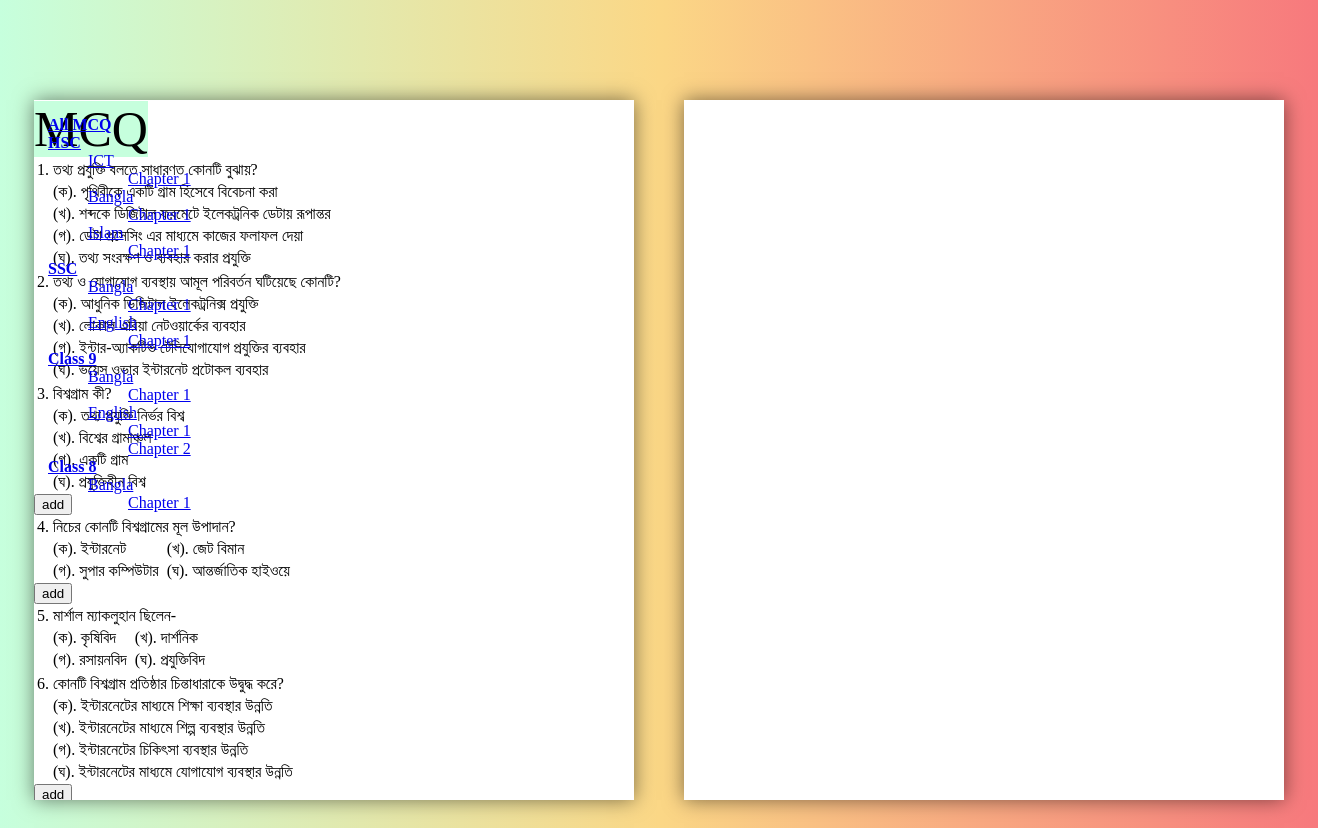
The page /subjectviewfilter/9 on the database its author committed.
### mcqapp/models.py (models this page shows, shortened)
class Class(models.Model):
    class_name=models.CharField(max_length=100)
    def __str__(self):
        return self.class_name

class Subject(models.Model):
    subject_name=models.CharField(max_length=100)
    class_name=models.ForeignKey(Class,models.CASCADE,blank=True,null=True)
    def __str__(self):
        return self.subject_name

class Chapter(models.Model):
    chapter_name=models.CharField(max_length=100,blank=True,null=True)
    subject_name=models.ForeignKey(Subject,models.CASCADE,blank=True,null=True)
    def __str__(self):
        return self.chapter_name

class MCQ(models.Model):
    chapter_field = models.ForeignKey(Chapter, on_delete=models.CASCADE,blank=True,null=True)
    question_text = models.TextField()
    image = models.ImageField(upload_to='images/',blank=True,null=True)
    options_A = models.CharField(max_length=100)
    options_B = models.CharField(max_length=100)
    options_C = models.CharField(max_length=100)
    options_D = models.CharField(max_length=100)
    answer = models.CharField(max_length=10, choices=ANS_OPS)
    status = models.CharField(max_length=10, choices=STATUS)
    is_multiple_select = models .BooleanField(default=False)
    is_active = models.BooleanField(default=True)

### mcqapp/views.py (the view)
# urls.py: path('subjectviewfilter/<int:subject_id>', views.SubjectViewFilter, name='subjectviewfilterpage' ),
def SubjectViewFilter(request,subject_id):
    questions,question_ids=cart_handale(request)
    subject_obj=Subject.objects.filter(id=subject_id)
    mcq=[]
    for chap_obj in subject_obj:
        for mcq_ in Chapter.objects.filter(subject_name=chap_obj):
            for m in MCQ.objects.filter(chapter_field=mcq_):
                mcq.append(m)
    context = {
        "question_ids":question_ids,
        "questions":questions,
        'value':mcq,
        'classlist':Class.objects.all(),
        'subjectlist':Subject.objects.all(),
        'chapterlist':Chapter.objects.all(),
    }
    return render(request,'question_view.html', context)

### mcqapp/views.py (called while the page is built)
def cart_handale(request):
    if request.method == "GET":
        remove_mcq_id=request.GET.get("remove_mcq")
        mcq_id=request.GET.get("mcq")
        if remove_mcq_id != None and remove_mcq_id in request.session.get("cart"):
            request.session['cart'].remove(remove_mcq_id)
            request.session.save()
        if 'cart' not in request.session:
            request.session['cart'] = []
        if mcq_id != None:
            if mcq_id not in request.session.get("cart"):
                request.session['cart'].append(mcq_id)
            request.session.save()
    question_ids = request.session.get("cart")
    if question_ids != None:
        questions = MCQ.objects.filter(id__in=question_ids)
    else:
        questions=None
    return questions,question_ids

### mcqapp/templates/question_view.html (shortened to what this page needs)
<!DOCTYPE html>
<html lang="en">
<head>
</head>
<body>
<div class="nev_wrap">
    <div class="container">
        <nav>
            <ul class="mcd-menu">
                <li><a href="{% url 'homepage' %}"><strong>All MCQ</strong></a></li>
                {% for class_n in classlist %}
                <li><a href="{% url 'classviewfilterpage' class_n.id %}"><strong>{{class_n}}</strong></a>
                    <ul>
                        {% for subject in subjectlist %}
                        {% if subject.class_name == class_n %}
                        <li><a href="{% url 'subjectviewfilterpage' subject.id %}">{{subject}}</a>
                            <ul>
                                {% for chapter in chapterlist %}
                                {% if chapter.subject_name == subject %}
                                <li><a href="{% url 'chapterviewfilterpage' chapter.id %}">{{chapter}}</a></li>
                                {% endif %}
                                {% endfor %}
                            </ul>
                        </li>
                        {% endif %}
                        {% endfor %}
                    </ul>
                </li>
                {% endfor %}
        </nav>
    </div>
</div>
<div class="cq_wrap">
    <div class="cq_browse_page">
        {% for val in value %}
        {% if not val.options_A|length > 10 %}
        <form action="{% url 'homepage' %}#id_{{forloop.counter}}" method="get">
            <input type="submit" value="add">
        </form>
        <table border="0px" sellspacing="0">
            <tr>
                <td id="id_{{forloop.counter}}" valign="top">
                    {{forloop.counter}}.
                </td>
                <td colspan="4">{{val.question_text}}</td>
            </tr>
            <tr>
                <td> <br></td>
                <td> (ক). {{val.options_A}} </td>
                <td> <br></td>
                <td> (খ). {{val.options_B}}</td>
            </tr>
            <tr>
                <td> <br></td>
                <td> (গ). {{val.options_C}} </td>
                <td> <br> </td>
                <td> (ঘ). {{val.options_D}}</td>
            </tr>
        </table>
        {% else %}
        <table border="0px" sellspacing="0">
            <tr>
                <td valign="top">{{forloop.counter}}.</td>
                <td>{{val.question_text}}</td>
            </tr>
            <tr>
                <td><br></td>
                <td> (ক). {{val.options_A}} </td>
            </tr>
            <tr>
                <td><br></td>
                <td> (খ). {{val.options_B}}</td>
            </tr>
            <tr>
                <td><br></td>
                <td> (গ). {{val.options_C}} </td>
            </tr>
            <tr>
                <td><br></td>
                <td> (ঘ). {{val.options_D}}</td>
            </tr>
        </table>
        {% endif %}
        {% endfor %}
    </div>
    <div class="cq_card_page">
    </div>
</div>
</body>
</html>

### mcqapp/templates/question_view.html (style rules this page uses)
.cq_wrap { margin-top: 100px; margin-inline:auto; width:1300px; display: flex; }
.cq_browse_page , .cq_card_page { overflow-y: scroll; background: white; display: inline; margin: 0 auto; margin-bottom: 0.5cm; box-shadow: 0 0 0.5cm rgba(0, 0, 0, 0.5); height: 700px; width: 600px; column-rule: 1px solid #000000; }
.cq_browse_page::before { content: "MCQ"; background-color: #c6ffdd; height: 100px; width: 100px; font-size: 50px; }
table, figure { page-break-inside: avoid; }
.nev_wrap { position: fixed; }
.nev_wrap ul { list-style-type: none; }
body { background:linear-gradient(to right, #c6ffdd, #fbd786, #f7797d); overflow-x: hidden; }

### rows shown on the page
Class: class_name "HSC"
Subject: subject_name "ICT"
Chapter: chapter_name "Chapter 1"
Subject: subject_name "Bangla"
Chapter: chapter_name "Chapter 1"
Subject: subject_name "Islam"
Chapter: chapter_name "Chapter 1"
Class: class_name "SSC"
Subject: subject_name "Bangla"
Chapter: chapter_name "Chapter 1"
Subject: subject_name "English"
Chapter: chapter_name "Chapter 1"
Class: class_name "Class 9"
Subject: subject_name "Bangla"
Chapter: chapter_name "Chapter 1"
Subject: subject_name "English"
Chapter: chapter_name "Chapter 1"
Chapter: chapter_name "Chapter 2"
Class: class_name "Class 8"
Subject: subject_name "Bangla"
Chapter: chapter_name "Chapter 1"
MCQ: question_text "তথ্য প্রযুক্তি বলতে সাধারণত কোনটি বুঝায়?", options_A "পৃথিবীকে একটি গ্রাম হিসেবে বিবেচনা করা", options_B "শব্দকে ডিজিটাল ফরমেটে ইলেকট্রনিক ডেটায় রূপান্তর", options_C "ডেটা প্রসেসিং এর মাধ্যমে কাজের ফলাফল দেয়া", options_D "তথ্য সংরক্ষণ ও ব্যবহার করার প্রযুক্তি"
MCQ: question_text "তথ্য ও যোগাযোগ ব্যবস্থায় আমূল পরিবর্তন ঘটিয়েছে কোনটি?", options_A "আধুনিক ডিজিটাল ইলেকট্রনিক্স প্রযুক্তি", options_B "লোকাল এরিয়া নেটওয়ার্কের ব্যবহার", options_C "ইন্টার-অ্যাকটিভ টেলিযোগাযোগ প্রযুক্তির ব্যবহার", options_D "ভয়েস ওভার ইন্টারনেট প্রটোকল ব্যবহার"
MCQ: question_text "বিশ্বগ্রাম কী?", options_A "তথ্য প্রযুক্তি নির্ভর বিশ্ব", options_B "বিশ্বের গ্রামাঞ্চল", options_C "একটি গ্রাম", options_D "প্রযুক্তিহীন বিশ্ব"
MCQ: question_text "নিচের কোনটি বিশ্বগ্রামের মূল উপাদান?", options_A "ইন্টারনেট", options_B "জেট বিমান", options_C "সুপার কম্পিউটার", options_D "আন্তর্জাতিক হাইওয়ে"
MCQ: question_text "মার্শাল ম্যাকলুহান ছিলেন-", options_A "কৃষিবিদ", options_B "দার্শনিক", options_C "রসায়নবিদ", options_D "প্রযুক্তিবিদ"
MCQ: question_text "কোনটি বিশ্বগ্রাম প্রতিষ্ঠার চিন্তাধারাকে উদ্বুদ্ধ করে?", options_A "ইন্টারনেটের মাধ্যমে শিক্ষা ব্যবস্থার উন্নতি", options_B "ইন্টারনেটের মাধ্যমে শিল্প ব্যবস্থার উন্নতি", options_C "ইন্টারনেটের চিকিৎসা ব্যবস্থার উন্নতি", options_D "ইন্টারনেটের মাধ্যমে যোগাযোগ ব্যবস্থার উন্নতি"
